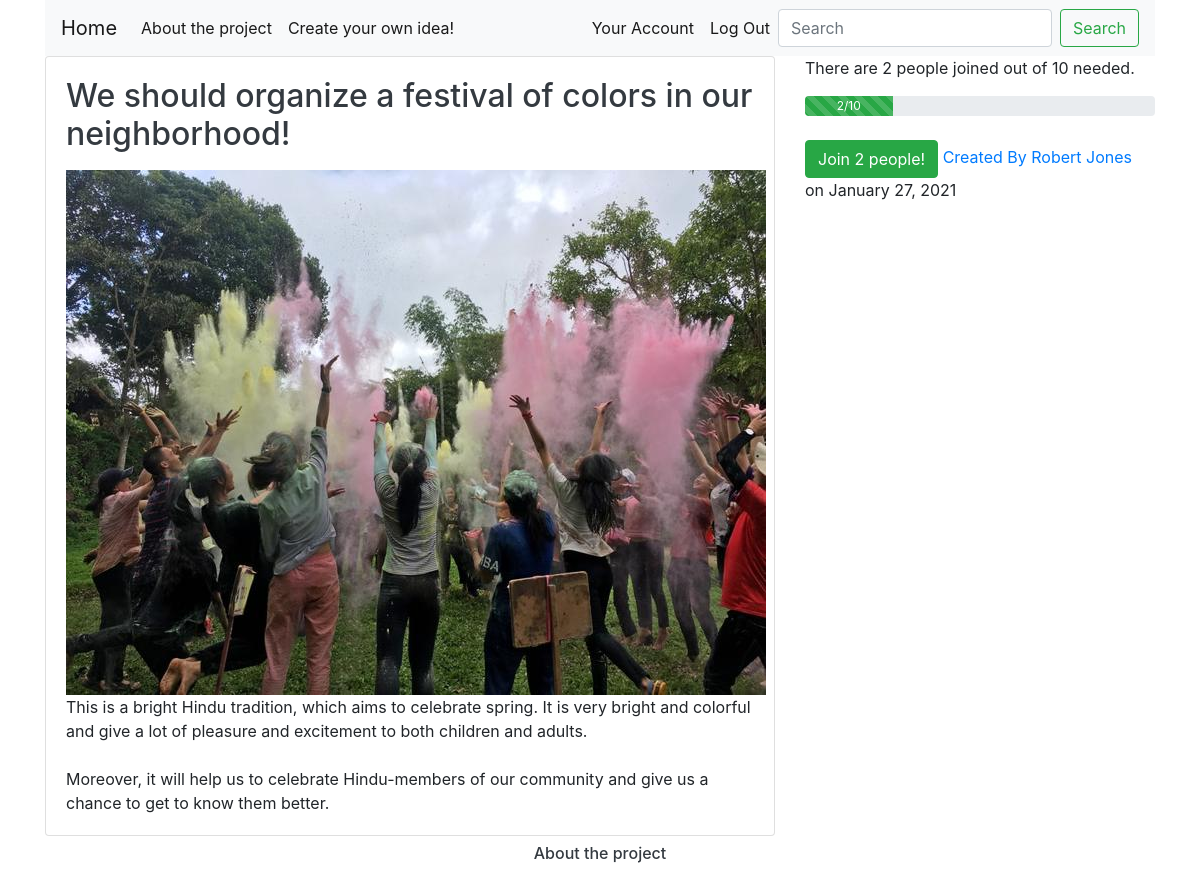
The app's page /3 (signed in) with its own data.
### projectchange/models.py (models this page shows, shortened)
class Idea(db.Model):
    __tablename__= 'ideas'
    users = db.relationship(User)
    id = db.Column(db.Integer,primary_key=True)
    user_id = db.Column(db.Integer,db.ForeignKey('users.id'),nullable=False)
    date = db.Column(db.DateTime,nullable=False,default=datetime.utcnow)
    title = db.Column(db.String(140),nullable=False)
    text = db.Column(db.Text,nullable=False)
    target = db.Column(db.Integer,nullable=False)
    image = db.Column(db.String(64),nullable=False,default='default_image.png')
    likes = db.relationship('IdeaLike', backref='idea', lazy='dynamic')

class User(db.Model,UserMixin):
    __tablename__ = 'users'
    id = db.Column(db.Integer, primary_key=True)
    profile_image = db.Column(db.String(64),nullable=False,default='default_profile.png')
    email = db.Column(db.String(64), unique=True, index=True)
    username = db.Column(db.String(64), unique=True, index=True)
    password_hash = db.Column(db.String(128))
    ideas = db.relationship('Idea', backref='author',lazy=True)
    liked = db.relationship(
        'IdeaLike',
        foreign_keys='IdeaLike.user_id',
        backref='user', lazy='dynamic')
    def has_liked_idea(self, idea):
        return IdeaLike.query.filter(
            IdeaLike.user_id == self.id,
            IdeaLike.idea_id == idea.id).count() > 0

### projectchange/users/views.py (the view)
@users.route("/<username>")
def user_ideas(username):
    page = request.args.get('page',1,type=int)
    user = User.query.filter_by(username=username).first_or_404()
    ideas = Idea.query.filter_by(author=user).order_by(Idea.date.desc()).paginate(page=page,per_page=5)
    return render_template('user_ideas.html',ideas=ideas,user=user)

### projectchange/ideas/views.py (called while the page is built)
@ideas.route('/<int:idea_id>')
def idea(idea_id):
    idea = Idea.query.get_or_404(idea_id)
    image = url_for('static', filename='idea_pics/' + idea.image)
    return render_template('idea.html',title=idea.title, date=idea.date, i=idea, target=idea.target, image=image)

### projectchange/models.py (called while the page is built)
@login_manager.user_loader
def load_user(user_id):
    return User.query.get(user_id)

### projectchange/templates/idea.html (shortened to what this page needs)
{% extends "base.html" %}
{% block content %}
  <div class="row">
    <div class="col-md-8 blog-main">
      <div class="card">
          <div class="card-body">
              <h2><a class='card-title'><p class="text-dark">{{i.title}}</p></a></h2>
              <img align="center" src="{{url_for('static',filename='idea_pics/'+i.image)}}">
                <p class="card-text" style="white-space: pre-wrap">{{ i.text }}</p>
          </div>
        </div>
  </div>
  <aside class="col-md-4 blog-sidebar">
    <p>There are {{ i.likes.count() }} people joined out of {{ i.target }} needed. </p>
    <div class="progress" style="height: 20px;">
      <div class="progress-bar progress-bar-striped bg-success" role="progressbar" style="width: 25%" aria-valuenow="{{ i.likes.count() }}" aria-valuemin="0" aria-valuemax="{{ i.target }}">{{ i.likes.count() }}/{{ i.target }}</div>
    </div>
    <br>
    {% if current_user.is_authenticated %}
      {% if current_user.has_liked_idea(i) %}
      <a class="btn btn-warning" href="{{ url_for('ideas.like_action', idea_id=i.id, action='unlike') }}">Leave {{ i.likes.count() }} people</a>
      {% else %}
      <a class="btn btn-success" href="{{ url_for('ideas.like_action', idea_id=i.id, action='like') }}">Join {{ i.likes.count() }} people!</a>
      {% endif %}
    {% endif %}
      <a href="{{url_for('users.user_ideas',username=i.author.username)}}">Created By {{i.author.username}}</a> on {{i.date.strftime('%B %d, %Y')}}
  </aside>
  </div>
{% endblock %}

### records on screen
Idea: title "We should organize a festival of colors in our neighborhood!", image (picture), text "This is a bright Hindu tradition, which aims to celebrate spring. It is very bright and colorful and give a lot of pleasure and excitement to both children and adults. Moreover, it will help us to celebrate Hindu-members of our community and give us a chance to get to know them better.", target "10", date "January 27, 2021"
User: author.username "Robert Jones"

### other values on screen
{{ i.likes.count() }} "2"
